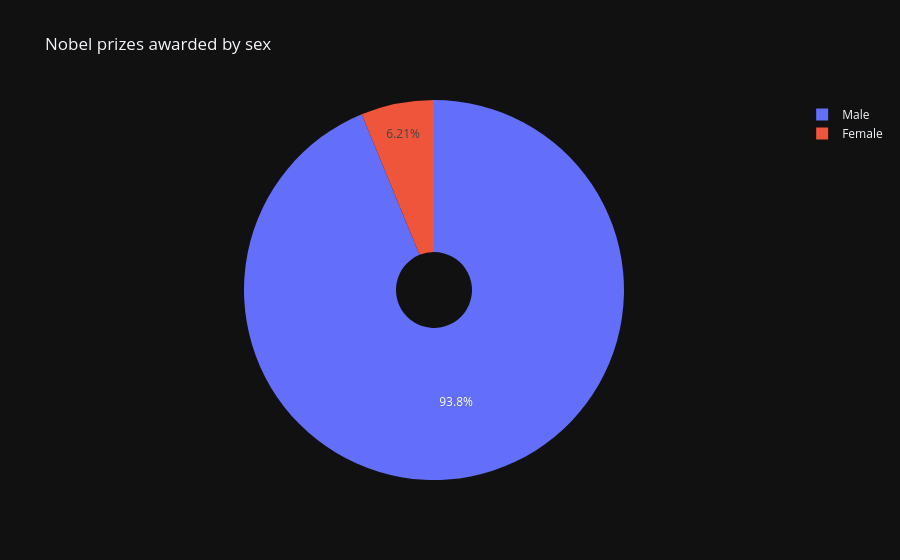

Source (notebook cell):
### Markdown cell above
**Challenge**: Create a [donut chart using plotly](https://plotly.com/python/pie-charts/) which shows how many prizes went to men compared to how many prizes went to women. What percentage of all the prizes went to women?

### Code cell
import plotly.express as px
# sex_counts = df_data['sex'].value_counts()
# fig = px.pie(names=sex_counts.index, values=sex_counts.values)
# fig.show()
x = df_data.loc[df_data.sex == 'Male']['sex'].count()
y = df_data.loc[df_data.sex == 'Female']['sex'].count()
fig = px.pie(df_data, names=['Male','Female'], values=[x,y], title='Nobel prizes awarded by sex', hole=0.2)
fig.show()

### Figure 1 — Plotly figure (JSON) as saved in the notebook; plotly's stock layout.template omitted (floating-point values rounded to 4 significant figures)
{"data": [{"domain": {"x": [0.0, 1.0], "y": [0.0, 1.0]}, "hole": 0.2, "hovertemplate": "label=%{label}<br>value=%{value}<extra></extra>", "labels": ["Male", "Female"], "legendgroup": "", "name": "", "showlegend": true, "values": [876, 58], "type": "pie"}], "layout": {"legend": {"tracegroupgap": 0}, "title": {"text": "Nobel prizes awarded by sex"}}}
